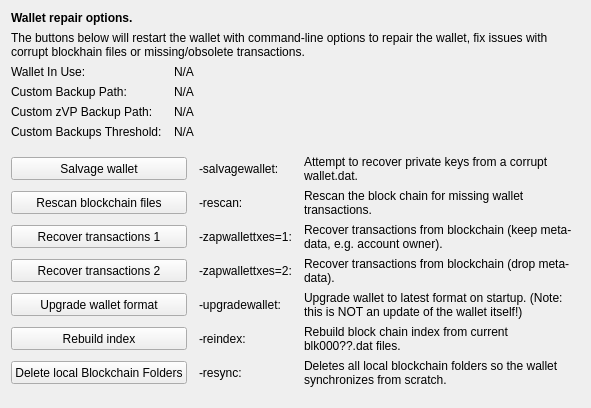
     <widget class="QWidget" name="tab_repair">
      <attribute name="title">
       <string>&amp;Wallet Repair</string>
      </attribute>
      <layout class="QGridLayout" name="gridLayout_4" columnstretch="0,0,0,0">
       <property name="horizontalSpacing">
        <number>12</number>
       </property>
       <item row="0" column="0" colspan="4">
        <widget class="QLabel" name="label_repair_header">
         <property name="font">
          <font>
           <weight>75</weight>
           <bold>true</bold>
          </font>
         </property>
         <property name="text">
          <string>Wallet repair options.</string>
         </property>
        </widget>
       </item>
       <item row="1" column="0" colspan="4">
        <widget class="QLabel" name="label_repair_helptext">
         <property name="font">
          <font>
           <weight>50</weight>
           <bold>false</bold>
          </font>
         </property>
         <property name="text">
          <string>The buttons below will restart the wallet with command-line options to repair the wallet, fix issues with corrupt blockhain files or missing/obsolete transactions.</string>
         </property>
         <property name="wordWrap">
          <bool>true</bool>
         </property>
        </widget>
       </item>
       <item row="2" column="0">
        <widget class="QLabel" name="wallet_path_label">
         <property name="text">
          <string>Wallet In Use:</string>
         </property>
        </widget>
       </item>
       <item row="2" column="1" colspan="3">
        <widget class="QLabel" name="wallet_path">
         <property name="cursor">
          <cursorShape>IBeamCursor</cursorShape>
         </property>
         <property name="text">
          <string>N/A</string>
         </property>
         <property name="textFormat">
          <enum>Qt::PlainText</enum>
         </property>
         <property name="textInteractionFlags">
          <set>Qt::LinksAccessibleByMouse|Qt::TextSelectableByKeyboard|Qt::TextSelectableByMouse</set>
         </property>
        </widget>
       </item>
       <item row="3" column="0">
        <widget class="QLabel" name="wallet_custombackuppath_label">
         <property name="text">
          <string>Custom Backup Path:</string>
         </property>
         <property name="visible">
          <bool>false</bool>
         </property>
        </widget>
       </item>
       <item row="3" column="1" colspan="3">
        <widget class="QLabel" name="wallet_custombackuppath">
         <property name="cursor">
          <cursorShape>IBeamCursor</cursorShape>
         </property>
         <property name="text">
          <string>N/A</string>
         </property>
         <property name="textFormat">
          <enum>Qt::PlainText</enum>
         </property>
         <property name="textInteractionFlags">
          <set>Qt::LinksAccessibleByMouse|Qt::TextSelectableByKeyboard|Qt::TextSelectableByMouse</set>
         </property>
         <property name="visible">
          <bool>false</bool>
         </property>
        </widget>
       </item>
       <item row="4" column="0">
        <widget class="QLabel" name="wallet_customzphrbackuppath_label">
         <property name="text">
          <string>Custom zVP Backup Path:</string>
         </property>
         <property name="visible">
          <bool>false</bool>
         </property>
        </widget>
       </item>
       <item row="4" column="1" colspan="3">
        <widget class="QLabel" name="wallet_customzphrbackuppath">
         <property name="cursor">
          <cursorShape>IBeamCursor</cursorShape>
         </property>
         <property name="text">
          <string>N/A</string>
         </property>
         <property name="textFormat">
          <enum>Qt::PlainText</enum>
         </property>
         <property name="textInteractionFlags">
          <set>Qt::LinksAccessibleByMouse|Qt::TextSelectableByKeyboard|Qt::TextSelectableByMouse</set>
         </property>
         <property name="visible">
          <bool>false</bool>
         </property>
        </widget>
       </item>
       <item row="5" column="0">
        <widget class="QLabel" name="wallet_custombackupthreshold_label">
         <property name="text">
          <string>Custom Backups Threshold:</string>
         </property>
         <property name="visible">
          <bool>false</bool>
         </property>
        </widget>
       </item>
       <item row="5" column="1" colspan="3">
        <widget class="QLabel" name="wallet_custombackupthreshold">
         <property name="cursor">
          <cursorShape>IBeamCursor</cursorShape>
         </property>
         <property name="text">
          <string>N/A</string>
         </property>
         <property name="textFormat">
          <enum>Qt::PlainText</enum>
         </property>
         <property name="textInteractionFlags">
          <set>Qt::LinksAccessibleByMouse|Qt::TextSelectableByKeyboard|Qt::TextSelectableByMouse</set>
         </property>
         <property name="visible">
          <bool>false</bool>
         </property>
        </widget>
       </item>
       <item row="6" column="0">
        <spacer name="verticalSpacer_repair1">
         <property name="orientation">
          <enum>Qt::Vertical</enum>
         </property>
         <property name="sizeHint" stdset="0">
          <size>
           <width>10</width>
           <height>10</height>
          </size>
         </property>
        </spacer>
       </item>
       <item row="7" column="0" colspan="2">
        <widget class="QPushButton" name="btn_salvagewallet">
         <property name="minimumSize">
          <size>
           <width>100</width>
           <height>23</height>
          </size>
         </property>
         <property name="text">
          <string>Salvage wallet</string>
         </property>
        </widget>
       </item>
       <item row="7" column="2">
        <widget class="QLabel" name="label_repair_salvage_command">
         <property name="text">
          <string notr="true">-salvagewallet:</string>
         </property>
        </widget>
       </item>
       <item row="7" column="3">
        <widget class="QLabel" name="label_repair_salvage">
         <property name="text">
          <string>Attempt to recover private keys from a corrupt wallet.dat.</string>
         </property>
         <property name="wordWrap">
          <bool>true</bool>
         </property>
        </widget>
       </item>
       <item row="8" column="0" colspan="2">
        <widget class="QPushButton" name="btn_rescan">
         <property name="minimumSize">
          <size>
           <width>100</width>
           <height>23</height>
          </size>
         </property>
         <property name="text">
          <string>Rescan blockchain files</string>
         </property>
        </widget>
       </item>
       <item row="8" column="2">
        <widget class="QLabel" name="label_repair_rescan_command">
         <property name="text">
          <string notr="true">-rescan:</string>
         </property>
        </widget>
       </item>
       <item row="8" column="3">
        <widget class="QLabel" name="label_repair_rescan">
         <property name="text">
          <string>Rescan the block chain for missing wallet transactions.</string>
         </property>
         <property name="wordWrap">
          <bool>true</bool>
         </property>
        </widget>
       </item>
       <item row="9" column="0" colspan="2">
        <widget class="QPushButton" name="btn_zapwallettxes1">
         <property name="minimumSize">
          <size>
           <width>100</width>
           <height>23</height>
          </size>
         </property>
         <property name="text">
          <string>Recover transactions 1</string>
         </property>
        </widget>
       </item>
       <item row="9" column="2">
        <widget class="QLabel" name="label_repair_zap1_command">
         <property name="text">
          <string notr="true">-zapwallettxes=1:</string>
         </property>
        </widget>
       </item>
       <item row="9" column="3">
        <widget class="QLabel" name="label_repair_zap1">
         <property name="text">
          <string>Recover transactions from blockchain (keep meta-data, e.g. account owner).</string>
         </property>
         <property name="wordWrap">
          <bool>true</bool>
         </property>
        </widget>
       </item>
       <item row="10" column="0" colspan="2">
        <widget class="QPushButton" name="btn_zapwallettxes2">
         <property name="minimumSize">
          <size>
           <width>100</width>
           <height>23</height>
          </size>
         </property>
         <property name="text">
          <string>Recover transactions 2</string>
         </property>
        </widget>
       </item>
       <item row="10" column="2">
        <widget class="QLabel" name="label_repair_zap2_command">
         <property name="text">
          <string notr="true">-zapwallettxes=2:</string>
         </property>
        </widget>
       </item>
       <item row="10" column="3">
        <widget class="QLabel" name="label_repair_zap2">
         <property name="text">
          <string>Recover transactions from blockchain (drop meta-data).</string>
         </property>
         <property name="wordWrap">
          <bool>true</bool>
         </property>
        </widget>
       </item>
       <item row="11" column="0" colspan="2">
        <widget class="QPushButton" name="btn_upgradewallet">
         <property name="minimumSize">
          <size>
           <width>100</width>
           <height>23</height>
          </size>
         </property>
         <property name="text">
          <string>Upgrade wallet format</string>
         </property>
        </widget>
       </item>
       <item row="11" column="2">
        <widget class="QLabel" name="label_repair_upgrade_command">
         <property name="text">
          <string notr="true">-upgradewallet:</string>
         </property>
        </widget>
       </item>
       <item row="11" column="3">
        <widget class="QLabel" name="label_repair_upgrade">
         <property name="text">
          <string>Upgrade wallet to latest format on startup. (Note: this is NOT an update of the wallet itself!)</string>
         </property>
         <property name="wordWrap">
          <bool>true</bool>
         </property>
        </widget>
       </item>
       <item row="12" column="0" colspan="2">
        <widget class="QPushButton" name="btn_reindex">
         <property name="minimumSize">
          <size>
           <width>100</width>
           <height>23</height>
          </size>
         </property>
         <property name="text">
          <string>Rebuild index</string>
         </property>
        </widget>
       </item>
       <item row="12" column="2">
        <widget class="QLabel" name="label_repair_reindex_command">
         <property name="text">
          <string notr="true">-reindex:</string>
         </property>
        </widget>
       </item>
       <item row="12" column="3">
        <widget class="QLabel" name="label_repair_reindex">
         <property name="text">
          <string>Rebuild block chain index from current blk000??.dat files.</string>
         </property>
         <property name="wordWrap">
          <bool>true</bool>
         </property>
        </widget>
       </item>
       <item row="13" column="0" colspan="2">
        <widget class="QPushButton" name="btn_resync">
         <property name="minimumSize">
          <size>
           <width>100</width>
           <height>23</height>
          </size>
         </property>
         <property name="text">
          <string>Delete local Blockchain Folders</string>
         </property>
        </widget>
       </item>
       <item row="13" column="2">
        <widget class="QLabel" name="label_repair_resync_command">
         <property name="text">
          <string>-resync:</string>
         </property>
        </widget>
       </item>
       <item row="13" column="3">
        <widget class="QLabel" name="label_repair_resync">
         <property name="text">
          <string>Deletes all local blockchain folders so the wallet synchronizes from scratch.</string>
         </property>
         <property name="wordWrap">
          <bool>true</bool>
         </property>
        </widget>
       </item>
       <item row="14" column="0">
        <spacer name="verticalSpacer_repair2">
         <property name="orientation">
          <enum>Qt::Vertical</enum>
         </property>
         <property name="sizeHint" stdset="0">
          <size>
           <width>20</width>
           <height>10</height>
          </size>
         </property>
        </spacer>
       </item>
      </layout>
     </widget>
